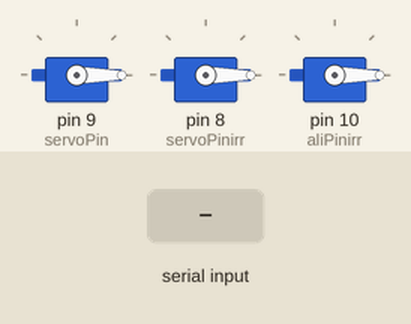
The sketch below on a simulated Arduino Uno, built with avr-gcc and run on an emulated ATmega328P. Shown: 3 × servo. Inputs (shaded band) come from the test bench. What the sketch prints to the serial monitor is not drawn.

Above: at 1.4 s.
1.5 s: "OO\n" received over Serial
At 2.2 s:
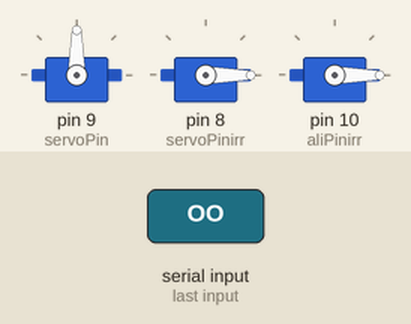
3.0 s: "ON2\n" received over Serial
At 3.3 s:
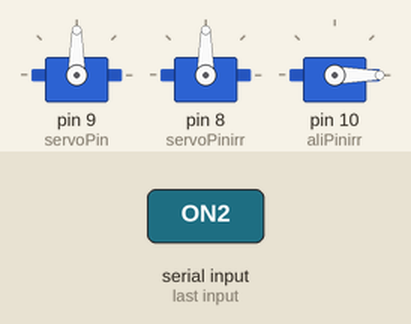
4.5 s: "OFF1\n" received over Serial
At 5.7 s:
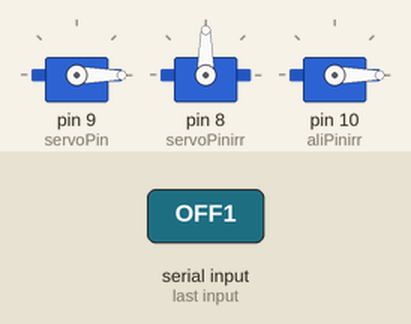
6.0 s: "ON3\n" received over Serial
At 6.8 s:
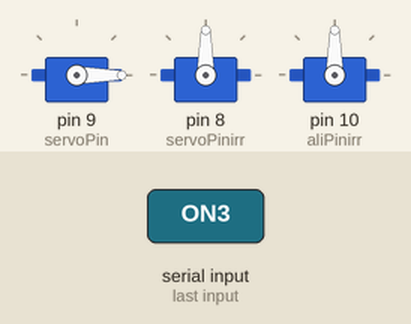
7.5 s: "ON1\n" received over Serial
At 8.0 s:
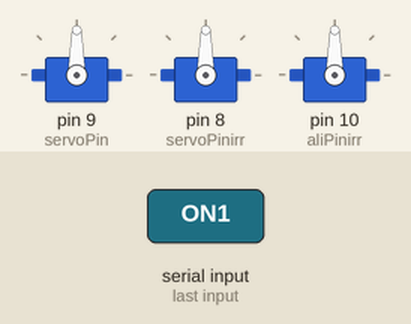
9.0 s: "OFF2\n" received over Serial
At 10.3 s:
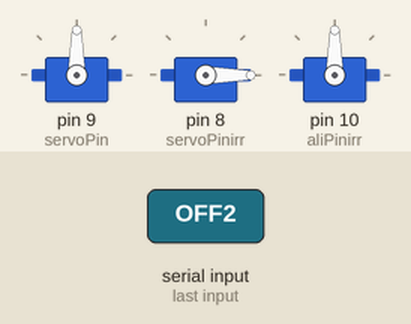
Timing chart, 0 to 11.5 s (numbered marks = the images above; inputs shaded):
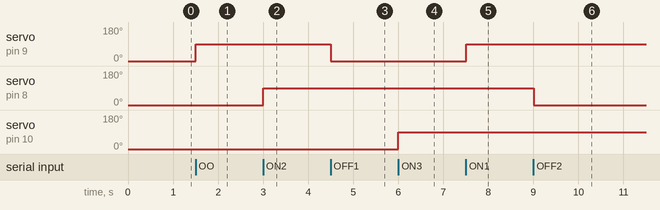

The sketch:

servo_retunr_pos.ino
```cpp
/* Servo motor with Arduino example code. Position and sweep. More info: https://www.makerguides.com/ */
// Include the servo library:
#include <Servo.h>
// Create a new servo object:
Servo myservo;
Servo irrservo;
Servo aliservo;
// Define the servo pin:
#define aliPinirr 10
#define servoPin 9
#define servoPinirr 8


// Create a variable to store the servo position:
int angle = 0;

// Create a variable to store the LED position:
String message;
int pos;


void setup() {
  // put your setup code here, to run once:
  myservo.attach(servoPin);
  irrservo.attach(servoPinirr);
  aliservo.attach(aliPinirr);
  Serial.begin(9600);
  // Attach the Servo variable to a pin:
  myservo.write(0);
  irrservo.write(0);
  aliservo.write(0);
  delay(250);
}

void loop() {
// put your main code here, to run repeatedly:
  if (Serial.available()>0){
    message = Serial.readStringUntil('\n');
    if (message == "OO"){
      myservo.write(90);
      Serial.print("SHUTTERDRIVER");
    }
    if (message == "OFF1"){
      myservo.write(0);
      pos = myservo.read();
      Serial.print(pos);
    }
    if (message == "ON1"){
      myservo.write(90);
      pos = myservo.read();
      Serial.print(pos);
    }
    if (message == "OFF2"){
      irrservo.write(0);
      pos = irrservo.read();
      Serial.print(pos);
    }
    if (message == "ON2"){
      irrservo.write(90);
      pos = irrservo.read();
      Serial.print(pos);
    }
    if (message == "OFF3"){
      aliservo.write(0);
      pos = aliservo.read();
      Serial.print(pos);
    }
    if (message == "ON3"){
      aliservo.write(90);
      pos = aliservo.read();
      Serial.print(pos);
    }
   delay(10);
  }
}
```

Measured:
- after the input at 1.5 s, servo on pin 9 (servoPin): 0° → 90° at once
- after the input at 3.0 s, servo on pin 8 (servoPinirr): 0° → 90° at once
- after the input at 4.5 s, servo on pin 9 (servoPin): 90° → 0° at once
- after the input at 6.0 s, servo on pin 10 (aliPinirr): 0° → 90° at once
- after the input at 7.5 s, servo on pin 9 (servoPin): 0° → 90° at once
- after the input at 9.0 s, servo on pin 8 (servoPinirr): 90° → 0° at once
